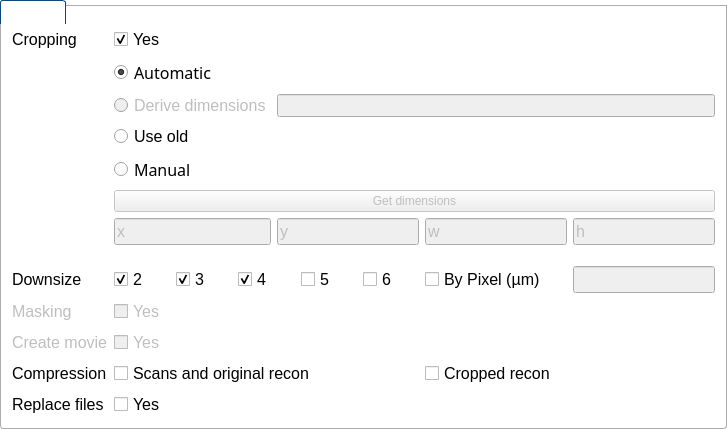
           <widget class="QGroupBox" name="groupBoxOptions">
            <property name="font">
             <font>
              <pointsize>12</pointsize>
             </font>
            </property>
            <property name="styleSheet">
             <string notr="true">QGroupBox
{
    background-color:transparent;
    border-bottom-left-radius: 3px;
    border-bottom-right-radius: 3px;
    border: 1px solid #acacac;
    margin-top: 5px;
}

QGroupBox::title
{
    subcontrol-origin: margin;
    border-top-left-radius: 3px;
    border-top-right-radius: 3px;
    border: 1px solid #0b477b;
    border-bottom: none;
    background-color: qlineargradient(x1: 0, y1: 0, x2: 0, y2: 1,
        stop: 0 #005192, stop: 1 #002f60);
    padding: 2 2px;
    color: white;
}</string>
            </property>
            <property name="title">
             <string>Options</string>
            </property>
            <layout class="QGridLayout" name="gridLayout">
             <item row="1" column="0" rowspan="2" colspan="2">
              <layout class="QGridLayout" name="gridLayout_4">
               <item row="7" column="1">
                <widget class="QRadioButton" name="radioButtonMan">
                 <property name="font">
                  <font>
                   <family>Sans Serif</family>
                   <pointsize>12</pointsize>
                   <italic>false</italic>
                  </font>
                 </property>
                 <property name="toolTip">
                  <string>&lt;html&gt;&lt;head/&gt;&lt;body&gt;&lt;p&gt;&lt;span style=&quot; font-weight:600;&quot;&gt;Manual&lt;/span&gt;&lt;/p&gt;&lt;p&gt;In cases where the automatic crop is not capable of determining the crop dimensions the user can either manually enter the dimensiosn or press the &amp;quot;Get Dimensions&amp;quot; button.&lt;/p&gt;&lt;p&gt;The &amp;quot;Get dimensions&amp;quot; button provides a Z-projected image of the stack and allows the user to select a cropping region. (see the HARP user guide)&lt;/p&gt;&lt;/body&gt;&lt;/html&gt;</string>
                 </property>
                 <property name="text">
                  <string>Manual</string>
                 </property>
                 <property name="checked">
                  <bool>false</bool>
                 </property>
                </widget>
               </item>
               <item row="2" column="1">
                <widget class="QRadioButton" name="radioButtonAuto">
                 <property name="font">
                  <font>
                   <family>Sans Serif</family>
                   <pointsize>12</pointsize>
                   <italic>false</italic>
                  </font>
                 </property>
                 <property name="toolTip">
                  <string>&lt;html&gt;&lt;head/&gt;&lt;body&gt;&lt;p&gt;&lt;span style=&quot; font-weight:600;&quot;&gt;Automatic cropping&lt;/span&gt;&lt;/p&gt;&lt;p&gt;The cropping dimensions will be determined automatically. &lt;/p&gt;&lt;/body&gt;&lt;/html&gt;</string>
                 </property>
                 <property name="text">
                  <string>Automatic</string>
                 </property>
                 <property name="checked">
                  <bool>true</bool>
                 </property>
                </widget>
               </item>
               <item row="13" column="2">
                <widget class="QLabel" name="label_zwait">
                 <property name="text">
                  <string/>
                 </property>
                </widget>
               </item>
               <item row="12" column="0">
                <widget class="QLabel" name="label_3">
                 <property name="enabled">
                  <bool>false</bool>
                 </property>
                 <property name="font">
                  <font>
                   <family>MS Shell Dlg 2</family>
                   <pointsize>12</pointsize>
                  </font>
                 </property>
                 <property name="text">
                  <string>Masking</string>
                 </property>
                </widget>
               </item>
               <item row="15" column="1">
                <widget class="QCheckBox" name="checkBoxRF">
                 <property name="font">
                  <font>
                   <pointsize>12</pointsize>
                  </font>
                 </property>
                 <property name="text">
                  <string>Yes</string>
                 </property>
                </widget>
               </item>
               <item row="15" column="0">
                <widget class="QLabel" name="label_2">
                 <property name="font">
                  <font>
                   <pointsize>12</pointsize>
                  </font>
                 </property>
                 <property name="text">
                  <string>Replace files</string>
                 </property>
                </widget>
               </item>
               <item row="14" column="1" colspan="2">
                <widget class="QCheckBox" name="checkBoxScansReconComp">
                 <property name="enabled">
                  <bool>true</bool>
                 </property>
                 <property name="font">
                  <font>
                   <pointsize>12</pointsize>
                  </font>
                 </property>
                 <property name="text">
                  <string>Scans and original recon</string>
                 </property>
                </widget>
               </item>
               <item row="13" column="1">
                <widget class="QCheckBox" name="checkBoxMovie_2">
                 <property name="enabled">
                  <bool>false</bool>
                 </property>
                 <property name="font">
                  <font>
                   <pointsize>12</pointsize>
                  </font>
                 </property>
                 <property name="text">
                  <string>Yes</string>
                 </property>
                </widget>
               </item>
               <item row="14" column="0">
                <widget class="QLabel" name="label">
                 <property name="enabled">
                  <bool>true</bool>
                 </property>
                 <property name="font">
                  <font>
                   <pointsize>12</pointsize>
                  </font>
                 </property>
                 <property name="text">
                  <string>Compression</string>
                 </property>
                </widget>
               </item>
               <item row="13" column="0">
                <widget class="QLabel" name="label_13">
                 <property name="enabled">
                  <bool>false</bool>
                 </property>
                 <property name="font">
                  <font>
                   <pointsize>12</pointsize>
                  </font>
                 </property>
                 <property name="text">
                  <string>Create movie</string>
                 </property>
                </widget>
               </item>
               <item row="11" column="0">
                <widget class="QLabel" name="label_5">
                 <property name="font">
                  <font>
                   <pointsize>12</pointsize>
                  </font>
                 </property>
                 <property name="text">
                  <string>Downsize</string>
                 </property>
                </widget>
               </item>
               <item row="11" column="1" colspan="2">
                <layout class="QHBoxLayout" name="horizontalLayout_3">
                 <item>
                  <widget class="QCheckBox" name="checkBoxSF2">
                   <property name="enabled">
                    <bool>true</bool>
                   </property>
                   <property name="font">
                    <font>
                     <pointsize>12</pointsize>
                    </font>
                   </property>
                   <property name="text">
                    <string>2</string>
                   </property>
                   <property name="checked">
                    <bool>true</bool>
                   </property>
                  </widget>
                 </item>
                 <item>
                  <widget class="QCheckBox" name="checkBoxSF3">
                   <property name="font">
                    <font>
                     <pointsize>12</pointsize>
                    </font>
                   </property>
                   <property name="text">
                    <string>3</string>
                   </property>
                   <property name="checked">
                    <bool>true</bool>
                   </property>
                  </widget>
                 </item>
                 <item>
                  <widget class="QCheckBox" name="checkBoxSF4">
                   <property name="font">
                    <font>
                     <pointsize>12</pointsize>
                    </font>
                   </property>
                   <property name="text">
                    <string>4</string>
                   </property>
                   <property name="checked">
                    <bool>true</bool>
                   </property>
                  </widget>
                 </item>
                 <item>
                  <widget class="QCheckBox" name="checkBoxSF5">
                   <property name="font">
                    <font>
                     <pointsize>12</pointsize>
                    </font>
                   </property>
                   <property name="text">
                    <string>5</string>
                   </property>
                   <property name="checked">
                    <bool>false</bool>
                   </property>
                  </widget>
                 </item>
                 <item>
                  <widget class="QCheckBox" name="checkBoxSF6">
                   <property name="font">
                    <font>
                     <pointsize>12</pointsize>
                    </font>
                   </property>
                   <property name="text">
                    <string>6</string>
                   </property>
                   <property name="checked">
                    <bool>false</bool>
                   </property>
                  </widget>
                 </item>
                </layout>
               </item>
               <item row="12" column="1">
                <widget class="QCheckBox" name="checkBox">
                 <property name="enabled">
                  <bool>false</bool>
                 </property>
                 <property name="font">
                  <font>
                   <pointsize>12</pointsize>
                  </font>
                 </property>
                 <property name="text">
                  <string>Yes</string>
                 </property>
                </widget>
               </item>
               <item row="9" column="2">
                <widget class="QLineEdit" name="lineEditY">
                 <property name="enabled">
                  <bool>false</bool>
                 </property>
                 <property name="font">
                  <font>
                   <pointsize>12</pointsize>
                  </font>
                 </property>
                 <property name="text">
                  <string>y</string>
                 </property>
                </widget>
               </item>
               <item row="14" column="3" colspan="2">
                <widget class="QCheckBox" name="checkBoxCropComp">
                 <property name="enabled">
                  <bool>true</bool>
                 </property>
                 <property name="font">
                  <font>
                   <pointsize>12</pointsize>
                  </font>
                 </property>
                 <property name="text">
                  <string>Cropped recon</string>
                 </property>
                </widget>
               </item>
               <item row="9" column="4">
                <widget class="QLineEdit" name="lineEditH">
                 <property name="enabled">
                  <bool>false</bool>
                 </property>
                 <property name="font">
                  <font>
                   <pointsize>12</pointsize>
                  </font>
                 </property>
                 <property name="text">
                  <string>h</string>
                 </property>
                </widget>
               </item>
               <item row="9" column="1">
                <widget class="QLineEdit" name="lineEditX">
                 <property name="enabled">
                  <bool>false</bool>
                 </property>
                 <property name="font">
                  <font>
                   <pointsize>12</pointsize>
                  </font>
                 </property>
                 <property name="text">
                  <string>x</string>
                 </property>
                 <property name="readOnly">
                  <bool>false</bool>
                 </property>
                </widget>
               </item>
               <item row="8" column="1" colspan="4">
                <widget class="QPushButton" name="pushButtonGetDimensions">
                 <property name="enabled">
                  <bool>false</bool>
                 </property>
                 <property name="toolTip">
                  <string>&lt;html&gt;&lt;head/&gt;&lt;body&gt;&lt;p&gt;&lt;span style=&quot; font-weight:600;&quot;&gt;Get dimensions&lt;/span&gt;&lt;/p&gt;&lt;p&gt;This button provides a Z-projected image of the stack and allows the user to select a cropping region. (see the HARP user guide) &lt;/p&gt;&lt;/body&gt;&lt;/html&gt;</string>
                 </property>
                 <property name="text">
                  <string>Get dimensions</string>
                 </property>
                 <property name="checkable">
                  <bool>false</bool>
                 </property>
                </widget>
               </item>
               <item row="9" column="3">
                <widget class="QLineEdit" name="lineEditW">
                 <property name="enabled">
                  <bool>false</bool>
                 </property>
                 <property name="font">
                  <font>
                   <pointsize>12</pointsize>
                  </font>
                 </property>
                 <property name="text">
                  <string>w</string>
                 </property>
                </widget>
               </item>
               <item row="10" column="1">
                <spacer name="verticalSpacer_8">
                 <property name="orientation">
                  <enum>Qt::Vertical</enum>
                 </property>
                 <property name="sizeType">
                  <enum>QSizePolicy::Fixed</enum>
                 </property>
                 <property name="sizeHint" stdset="0">
                  <size>
                   <width>20</width>
                   <height>15</height>
                  </size>
                 </property>
                </spacer>
               </item>
               <item row="1" column="1">
                <widget class="QCheckBox" name="checkBoxCropYes">
                 <property name="font">
                  <font>
                   <pointsize>12</pointsize>
                  </font>
                 </property>
                 <property name="toolTip">
                  <string>&lt;html&gt;&lt;head/&gt;&lt;body&gt;&lt;p&gt;Choose whether cropping should be perfomed&lt;/p&gt;&lt;/body&gt;&lt;/html&gt;</string>
                 </property>
                 <property name="text">
                  <string>Yes</string>
                 </property>
                 <property name="checked">
                  <bool>true</bool>
                 </property>
                </widget>
               </item>
               <item row="1" column="0">
                <widget class="QLabel" name="label_14">
                 <property name="font">
                  <font>
                   <pointsize>12</pointsize>
                  </font>
                 </property>
                 <property name="text">
                  <string>Cropping</string>
                 </property>
                </widget>
               </item>
               <item row="11" column="3">
                <widget class="QCheckBox" name="checkBoxPixel">
                 <property name="font">
                  <font>
                   <pointsize>12</pointsize>
                  </font>
                 </property>
                 <property name="toolTip">
                  <string>You can downsize by pixel. Just put the desired pixel size in the text box.</string>
                 </property>
                 <property name="text">
                  <string>By Pixel (µm)</string>
                 </property>
                 <property name="checked">
                  <bool>false</bool>
                 </property>
                </widget>
               </item>
               <item row="11" column="4">
                <widget class="QLineEdit" name="lineEditPixel">
                 <property name="enabled">
                  <bool>false</bool>
                 </property>
                 <property name="font">
                  <font>
                   <pointsize>12</pointsize>
                  </font>
                 </property>
                 <property name="toolTip">
                  <string>You can downsize by pixel. Just put the desired pixel size in the text box.</string>
                 </property>
                </widget>
               </item>
               <item row="3" column="1">
                <widget class="QRadioButton" name="radioButtonDerived">
                 <property name="enabled">
                  <bool>false</bool>
                 </property>
                 <property name="font">
                  <font>
                   <pointsize>12</pointsize>
                  </font>
                 </property>
                 <property name="toolTip">
                  <string>&lt;html&gt;&lt;head/&gt;&lt;body&gt;&lt;p&gt;&lt;span style=&quot; font-weight:600;&quot;&gt;Derive dimensions (OPT only)&lt;/span&gt;&lt;/p&gt;&lt;p&gt;This option provides additional functionality that for most instances should not be required.&lt;/p&gt;&lt;p&gt;This option allows dimensions for the crop to be derived from a previous processed channel. &lt;/p&gt;&lt;p&gt;The channel from which the crop dimensions can be derived can be chosen in the OPT channels section. In the OPT channels section the user should select &amp;quot;Return&amp;quot; on the keyboard on the appropiate channel.&lt;/p&gt;&lt;/body&gt;&lt;/html&gt;</string>
                 </property>
                 <property name="text">
                  <string>Derive dimensions</string>
                 </property>
                </widget>
               </item>
               <item row="6" column="1">
                <widget class="QRadioButton" name="radioButtonUseOldCrop">
                 <property name="font">
                  <font>
                   <pointsize>12</pointsize>
                  </font>
                 </property>
                 <property name="toolTip">
                  <string>&lt;html&gt;&lt;head/&gt;&lt;body&gt;&lt;p&gt;&lt;span style=&quot; font-weight:600;&quot;&gt;Use old&lt;/span&gt;&lt;/p&gt;&lt;p&gt;If HARP has previously been used to perform the cropping of a recon the cropped image can be used to perform additional processes such as downsizing.&lt;/p&gt;&lt;/body&gt;&lt;/html&gt;</string>
                 </property>
                 <property name="text">
                  <string>Use old</string>
                 </property>
                </widget>
               </item>
               <item row="3" column="2" colspan="3">
                <widget class="QLineEdit" name="lineEditDerivedChnName">
                 <property name="enabled">
                  <bool>false</bool>
                 </property>
                 <property name="font">
                  <font>
                   <pointsize>10</pointsize>
                  </font>
                 </property>
                 <property name="readOnly">
                  <bool>true</bool>
                 </property>
                </widget>
               </item>
              </layout>
             </item>
             <item row="0" column="0">
              <spacer name="verticalSpacer_4">
               <property name="orientation">
                <enum>Qt::Vertical</enum>
               </property>
               <property name="sizeType">
                <enum>QSizePolicy::Fixed</enum>
               </property>
               <property name="sizeHint" stdset="0">
                <size>
                 <width>20</width>
                 <height>10</height>
                </size>
               </property>
              </spacer>
             </item>
            </layout>
           </widget>
